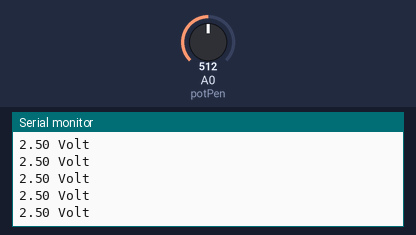
The sketch below on a simulated Arduino Uno, built with avr-gcc and run on an emulated ATmega328P. Parts: the last lines printed to the serial monitor. Inputs (shaded band) come from the test bench; at power-on: A0 (potPen) = 512.

Above: at 1.2 s.
1.3 s: A0 (potPen) set to 716
At 1.68 s:
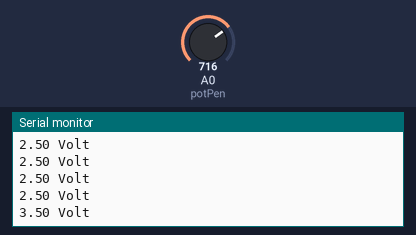
2.8 s: A0 (potPen) set to 900
At 2.94 s:
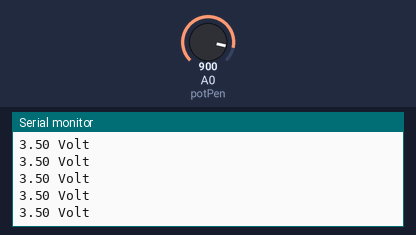
Timing chart, 0 to 5.8 s (numbered marks = the images above; inputs shaded):
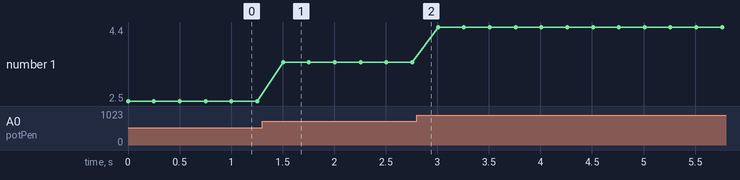

The sketch:

Lesson_10.ino
```cpp
int potPen = A0;
int readValue;
float Voltage;

void setup() {
  // put your setup code here, to run once:

  pinMode(potPen, INPUT);
  Serial.begin(9600);
}

void loop() {
  // put your main code here, to run repeatedly:

  readValue = analogRead(potPen);
  Voltage = (5./1023.)*readValue;

  Serial.print(Voltage);
  Serial.println(" Volt");

  delay(250);
}
```

Measured:
- after the input at 1.3 s, the serial monitor: prints a new line after 0.20 s (image 1)
- plotted number 1: 2.5 → 3.5 after the input at 1.3 s, 3.5 → 4.4 after the input at 2.8 s
